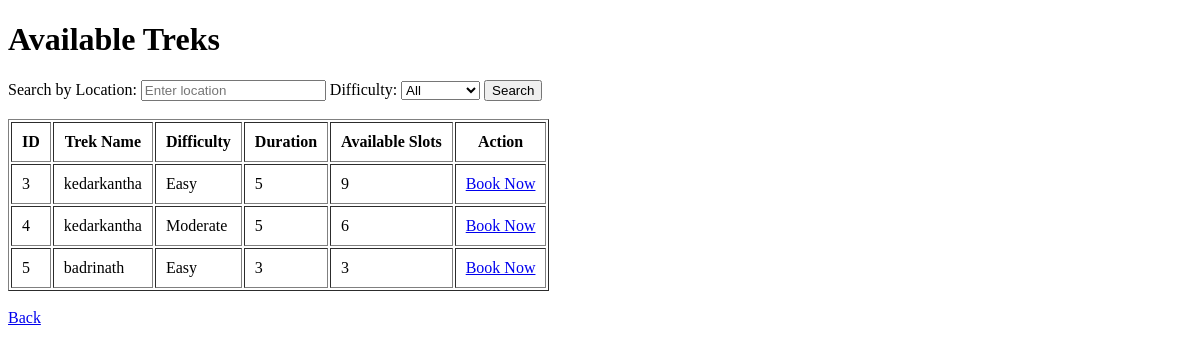
The app's page /user/treks, older data.
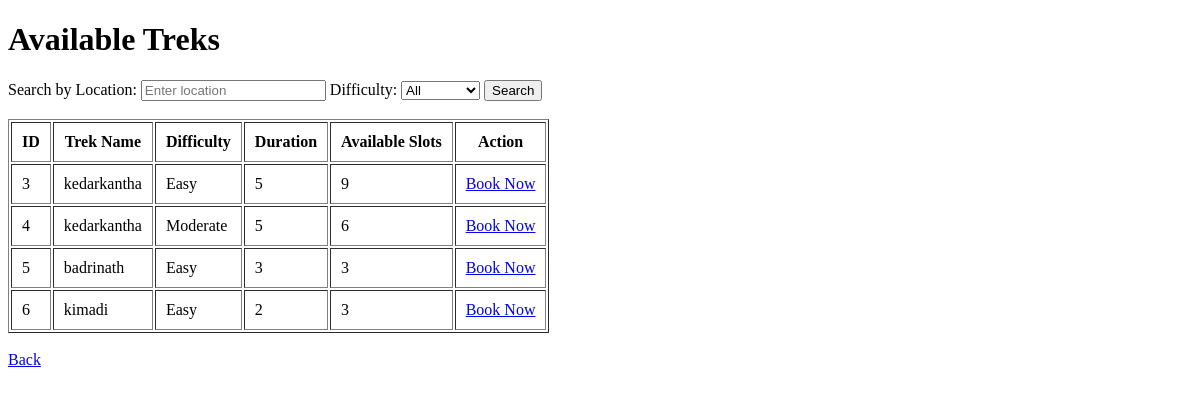
The same page, newer data.
### models/models.py (models this page shows)
class Trek(db.Model):
    __tablename__ = "treks"
    id = db.Column(db.Integer, primary_key=True)
    trek_name = db.Column(db.String(100), nullable=False)
    location = db.Column(
        db.String(100)
    )
    difficulty = db.Column(db.String(50))
    duration_days = db.Column(db.Integer)
    available_slots = db.Column(db.Integer)
    status = db.Column(
        db.String(20),
        default="Open"
    )
    progress_status = db.Column(
        db.String(20),
        default="Not Started"
    )
    assigned_staff_id = db.Column(
        db.Integer,
        db.ForeignKey("users.id")
    )
    bookings = db.relationship(
        "Booking",
        backref="trek",
        lazy=True
    )

### controllers/auth.py (the view)
@auth.route("/user/treks")
def user_treks():
    search = request.args.get("search")
    difficulty = request.args.get("difficulty")
    query = Trek.query.filter_by(status="Open")
    if search:
        query = query.filter(
            Trek.location.ilike(f"%{search}%")
        )
    if difficulty:
        query = query.filter(
            Trek.difficulty == difficulty
        )
    treks = query.all()
    return render_template(
        "user_treks.html",
        treks=treks
    )

### templates/user_treks.html (shortened to what this page needs)
<!DOCTYPE html>
<html>
<head>
</head>
<body>
<h1>Available Treks</h1>
<form method="GET">
    <label>Search by Location:</label>
    <input
        type="text"
        name="search"
        placeholder="Enter location"
    >
    <label>Difficulty:</label>
    <select name="difficulty">
        <option value="">All</option>
    </select>
    <input
        type="submit"
        value="Search"
    >
</form>
<br>
<table border="1" cellpadding="10">
<tr>
    <th>ID</th>
    <th>Trek Name</th>
    <th>Difficulty</th>
    <th>Duration</th>
    <th>Available Slots</th>
    <th>Action</th>
</tr>
{% for trek in treks %}
<tr>
<td>{{ trek.id }}</td>
<td>{{ trek.trek_name }}</td>
<td>{{ trek.difficulty }}</td>
<td>{{ trek.duration_days }}</td>
<td>{{ trek.available_slots }}</td>
<td>
<a href="/user/book_trek/{{ trek.id }}">
    Book Now
</a>
</td>
</tr>
{% endfor %}
</table>
<br>
<a href="/login">
Back
</a>
</body>
</html>

Row changes from the older to the newer data that the page shows:
added Trek: id "6", trek_name "kimadi", difficulty "Easy", duration_days "2", available_slots "3"
